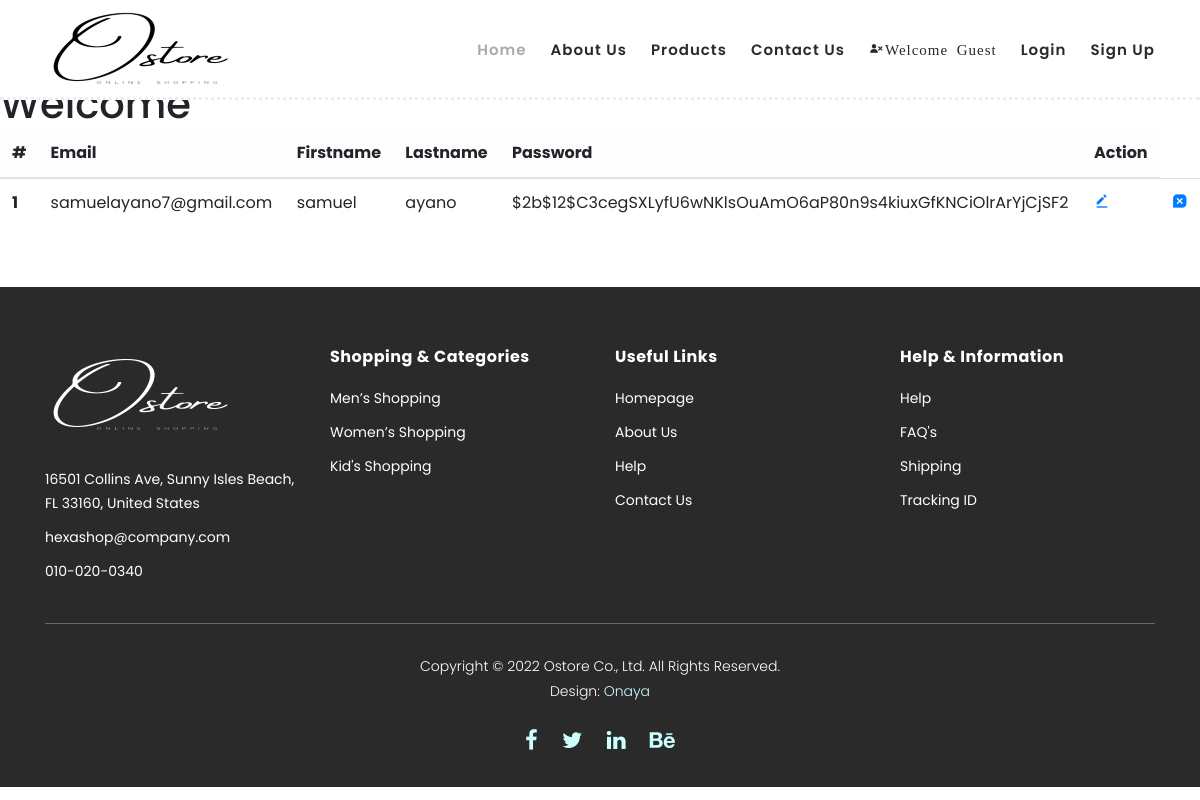
/users, run on an earlier commit of the app's database.
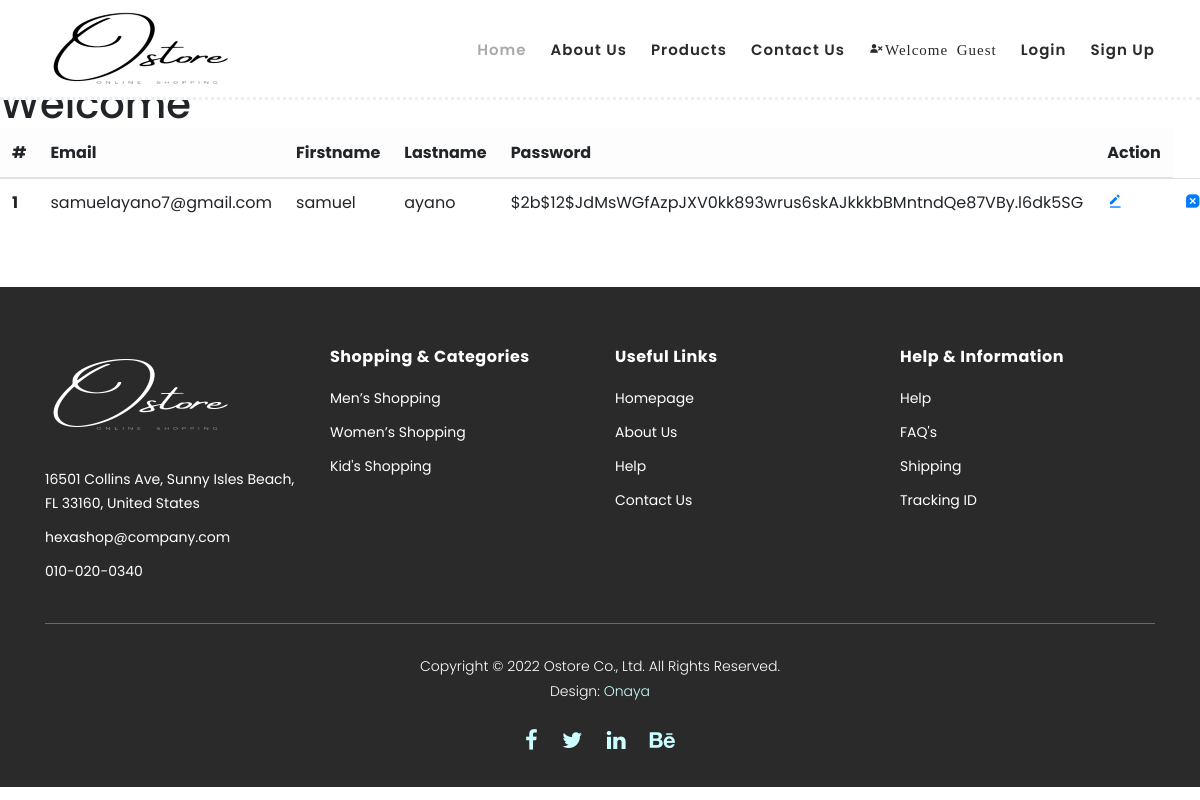
And on a later commit of the database.
### myapp/models.py (models this page shows, shortened)
class  User(db.Model, UserMixin):
    id = db.Column(db.Integer, primary_key=True)
    firstname = db.Column(db.String(20), unique=False)
    lastname = db.Column(db.String(120), unique=False)
    email = db.Column(db.String(120), unique=True)
    password = db.Column(db.String(60), nullable=False)
    cart = db.relationship("Cart", back_populates="user", lazy=True)

### myapp/admin.py (the view)
@admin.route("/users")
def users():
    user = User.query.all()
    return render_template("admin/users.html", title="Users", user=user)

### myapp/templates/admin/users.html (shortened to what this page needs)
{% extends 'store/base.html' %}
{% block content %}
    <h1>Welcome</h1>
  <table class="table">
    <thead class="table-light">
      <tr>
        <th scope="col">#</th>
        <th scope="col">Email</th>
        <th scope="col">Firstname</th>
        <th scope="col">Lastname</th>
        <th scope="col">Password</th>
        <th scope="col">Action</th>
      </tr>
    </thead>
    {% for user in user  %}
    <tbody>
      <tr>
        <th scope="row">{{user.id}}</th>
        <td>{{user.email}}</td>
        <td>{{user.firstname}}</td>
        <td>{{user.lastname}}</td>
        <td>{{user.password}}</td>
        <td><a href="#"><i class='bx bxs-edit-alt'></i></a></td>
        <td> <a href="{{ url_for('admin.delete_users', user_id=user.id)}}" class="delete"  onclick="ConfirmDelete()" title="Delete" data-toggle="tooltip"><i class='bx bxs-message-square-x'></i></a></td>
      </tr>
    </tbody>
    {% endfor %}
  </table>
{% endblock content %}

What changed in the data, as far as the page shows it:
changed User "samuelayano7@gmail.com": password "$2b$12$C3cegSXLyfU6wNKlsOuAmO6aP80n9s4kiuxGfKNCiOlrArYjCjSF2" → "$2b$12$JdMsWGfAzpJXV0kk893wrus6skAJkkkbBMntndQe87VBy.l6dk5SG"
